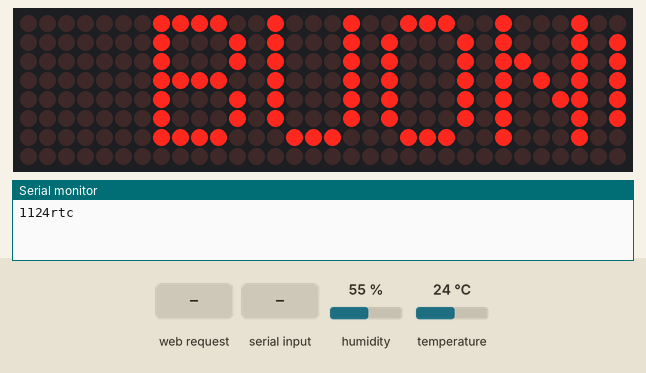
This sketch was run on a simulated ESP8266 (NodeMCU). On the bench: 32×8 LED matrix, the last lines printed to the serial monitor. Inputs (shaded band) come from the test bench; at power-on: temperature 24 °C, humidity 55 %. WiFi joins after 1.5 s; servers stay silent unless stated; network time is answered at once with the bench clock; the local clock reads 2024-03-15 10:24:30 at power-on unless the sketch sets it.

Above: at 2.9 s.
3.0 s: temperature set to 1 °C
At 12.39 s:
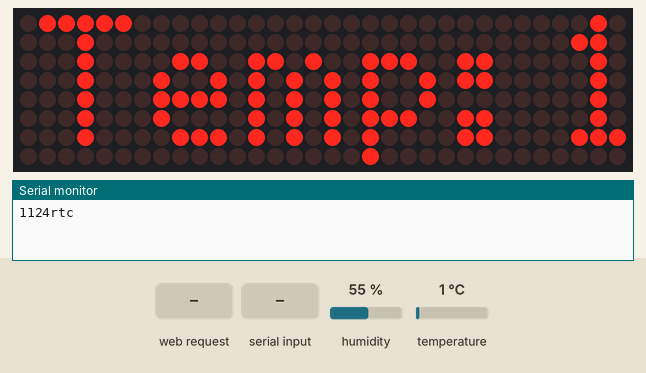
13.7 s: HTTP request GET /get received
At 15.4 s:
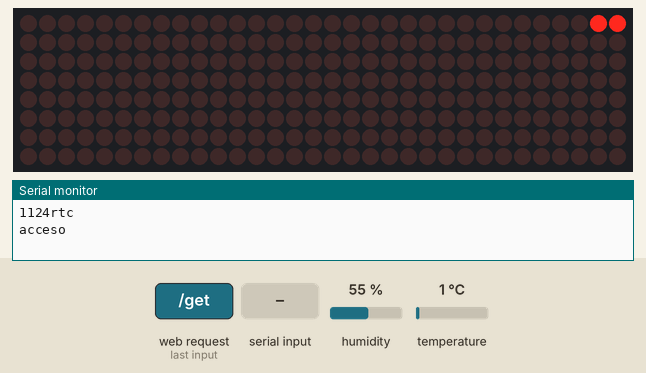
17.6 s: "X\n" received over Serial
At 19.91 s:
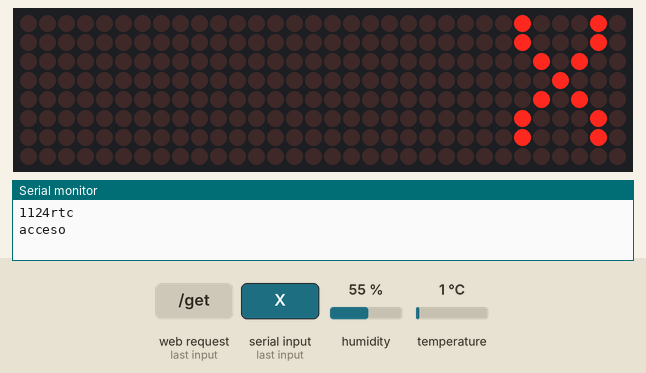
22.1 s: "P\n" received over Serial
At 23.21 s:
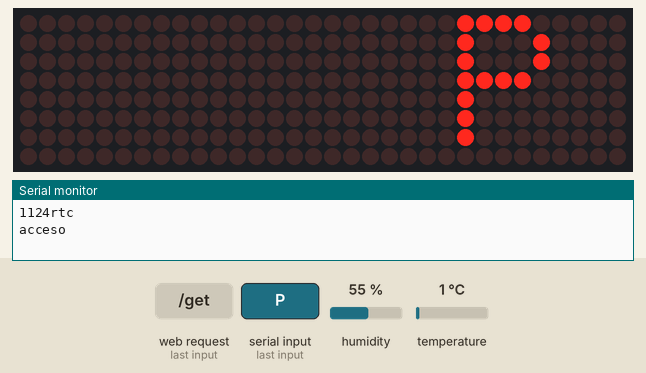
25.4 s: "M\n" received over Serial
At 26.22 s:
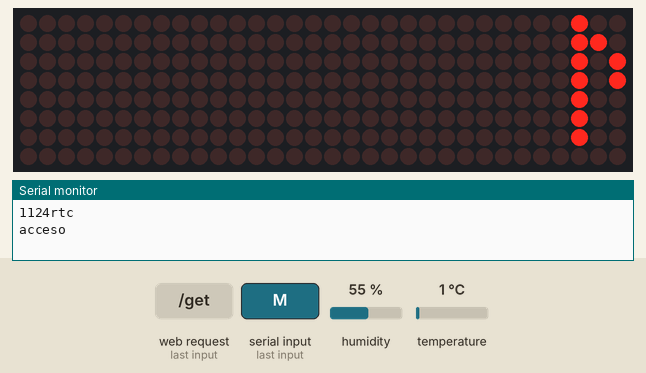
28.4 s: "1\n" received over Serial
At 29.52 s:
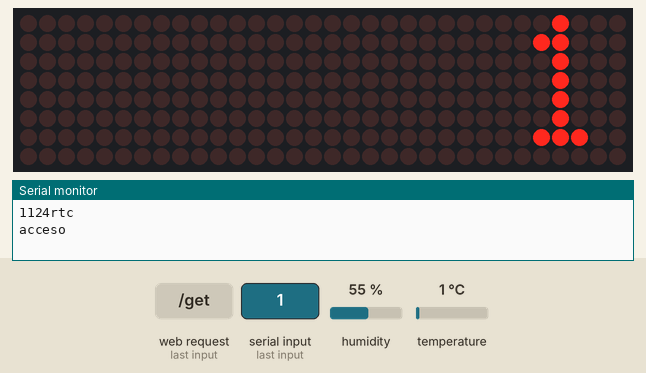

The sketch:

orologio.ino
```cpp
#include <Arduino.h>
#include <Hash.h>
#include <DHT.h>
#include <ESP8266WiFi.h>
#include <ESPAsyncTCP.h>
#include <ESPAsyncWebServer.h>
#include <MD_Parola.h>
#include <MD_MAX72xx.h>
#include <SPI.h>
#include <NTPClient.h>
#include <WiFiUdp.h>
#include <Wire.h>


String temp;
String temperatura;
String umidita;
String ora_serial,ora_mess;
bool rilevato=false;
bool mex=false;

#define DHTPIN 5

#define DHTTYPE DHT22
const long utcOffsetInSeconds = 3600;
DHT dht(DHTPIN, DHTTYPE);

//client time ntp
  WiFiUDP ntpUDP;
  NTPClient timeClient(ntpUDP, "it.pool.ntp.org" , utcOffsetInSeconds);


// current temperature & humidity, updated in loop()
float t = 0.0;
float h = 0.0;

unsigned long previousMillis = 0;    // will store last time DHT was updated


// Updates DHT readings every 10 seconds
const long interval = 10000;

#define DEBUG 0

#if DEBUG
#define PRINT(s, x) { Serial.print(F(s)); Serial.print(x); }
#define PRINTS(x) Serial.print(F(x))
#define PRINTX(x) Serial.println(x, HEX)
#else
#define PRINT(s, x)
#define PRINTS(x)
#define PRINTX(x)
#endif


#define HARDWARE_TYPE MD_MAX72XX::FC16_HW
#define MAX_DEVICES 4
#define CLK_PIN   14
#define DATA_PIN  13
#define CS_PIN    4

// HARDWARE SPI
MD_Parola P = MD_Parola(HARDWARE_TYPE, CS_PIN, MAX_DEVICES);
// SOFTWARE SPI
//MD_Parola P = MD_Parola(HARDWARE_TYPE, DATA_PIN, CLK_PIN, CS_PIN, MAX_DEVICES);


uint8_t scrollSpeed = 35;    // default frame delay value
textEffect_t scrollEffect =  PA_SCROLL_LEFT;
textPosition_t scrollAlign = PA_LEFT;
uint16_t scrollPause =0; // in milliseconds
//char daysOfTheWeek[7][12] = {"Sunday", "Monday", "Tuesday", "Wednesday", "Thursday", "Friday", "Saturday"};
// Global message buffers shared by Serial and Scrolling functions
#define  BUF_SIZE  75
char curMessage[BUF_SIZE] = { "" };
char newMessage[BUF_SIZE] = { "BUONGIORNO" };
bool newMessageAvailable = true;
const char* ssid     = "";
const char* password = "";
//WiFiServer server(80);
AsyncWebServer server(83);
// Variable to store the HTTP request
String header;
char ora[1];
char minuti[1];
String ore;
String minut;
const char* PARAM_INPUT_1 = "input1";

// Auxiliar variables to store the current output state
String inputMessage;
String inputParam;
String output5State = "off";
String output4State = "off";
unsigned long currentTimeS = millis();
// Previous time
unsigned long previousTimeS = 0;
// Define timeout time in milliseconds (example: 2000ms = 2s)
const long timeoutTime = 2000;
const char index_html[] PROGMEM = R"rawliteral(

<!DOCTYPE HTML><html><head>
  <title>Invia messaggio</title>
  <meta name="viewport" content="width=device-width, initial-scale=1">
  </head><body>
  <form action="/get">
    input1: <input type="text" name="input1">
    <input type="submit" value="Submit" >
  </form><br>

</body></html>)rawliteral";

void notFound(AsyncWebServerRequest *request) {
  request->send(404, "text/plain", "Not found");
}


void readSerial(void)
{
  static char *cp = newMessage;

  while (Serial.available())
  {
    *cp = (char)Serial.read();
    if ((*cp == '\n') || (cp - newMessage >= BUF_SIZE-2)) // end of message character or full buffer
    {
      *cp = '\0'; // end the string
      // restart the index for next filling spree and flag we have a message waiting
      cp = newMessage;
      newMessageAvailable = true;
    }
    else  // move char pointer to next position
      cp++;
  }


}

void setup()
{
  Serial.begin(115200);

  WiFi.begin(ssid, password);

  while (WiFi.status() != WL_CONNECTED) {
    delay(500);
    //Serial.print(".");
  }
  //Serial.println(WiFi.localIP());
 // server.begin();

  if (WiFi.status() == WL_CONNECTED){
          timeClient.begin();

          timeClient.update();
          ore=timeClient.getHours()+1;
          minut=timeClient.getMinutes();
                  if (ore.length()==1){
                      ora[0]='0';
                       ora[1]=ore[0];
                       //Serial.print(ora);
                  }else{ Serial.print(ore);  }

                   if (minut.length()==1){
                     minuti[0]='0';
                     minuti[1]=minut[0];
                      Serial.print(minuti);
                  }else{ Serial.print(minut);  }
  }

  Serial.println("rtc");
  //Serial.println(timeClient.getFormattedTime());
  delay(200);
  dht.begin();
  server.on("/", HTTP_GET, [](AsyncWebServerRequest *request){
    request->send_P(200, "text/html", index_html);
  });

  // Send a GET request to <ESP_IP>/get?input1=<inputMessage>
  server.on("/get", HTTP_GET, [] (AsyncWebServerRequest *request) {

    // GET input1 value on <ESP_IP>/get?input1=<inputMessage>
    if (request->hasParam(PARAM_INPUT_1)) {
      inputMessage = request->getParam(PARAM_INPUT_1)->value();
      inputParam = PARAM_INPUT_1;
    }

    else {
      inputMessage = "N";
      inputParam = "none";
    }
    if (inputMessage=="X"){
      mex=false;
    }else{
      mex=true;
    }
    //invio rtc comando per aggiungere o togliere un ora
    if ((inputMessage=="P")||(inputMessage=="M")){
      if (inputMessage=="P"){
      Serial.println("P");
      inputMessage="";
      mex=false;
      }
      if (inputMessage=="M"){
      Serial.println("M");
      inputMessage="";
      mex=false;
      }
    }else{
      Serial.println("acceso");
    }

    newMessageAvailable = true;
   // inputMessage.toCharArray(newMessage,75);

    request->send(200, "text/html", "Messaggio inviato ("
                                     + inputParam + ") with value: " + inputMessage +
                                     "<br><a href=\"/\">Invia ancora</a>");
  });
  server.onNotFound(notFound);
  server.begin();
  P.begin();
  P.displayText(curMessage, scrollAlign, scrollSpeed, scrollPause, scrollEffect, scrollEffect);
}

void loop()
{
temp="";
temperatura="";
umidita="";
// inizio controlli
if (mex==false) {
 unsigned long currentMillis = millis();
  if (currentMillis - previousMillis >= interval) {
    // save the last time you updated the DHT values
    previousMillis = currentMillis;
    // Read temperature as Celsius (the default)

    float newT = dht.readTemperature();
    // Read temperature as Fahrenheit (isFahrenheit = true)
    //float newT = dht.readTemperature(true);
    // if temperature read failed, don't change t value
    if (isnan(newT)) {
     // Serial.println("Failed to read from DHT sensor!");
    }
    else {
      t = newT;

    }
    // Read Humidity
    float newH = dht.readHumidity();
    // if humidity read failed, don't change h value
    if (isnan(newH)) {
    //  Serial.println("Failed to read from DHT sensor!");
    }
    else {
      h = newH;
    //  Serial.println(h);
    }
    temp=String(t)+String(h);
    temperatura.concat(temp.charAt(0));
    temperatura.concat(temp.charAt(1));
    umidita.concat(temp.charAt(5));
    umidita.concat(temp.charAt(6));
    temp="Temp: "+temperatura+"     Umid: "+umidita;
    //Serial.println(temp);
    //P.println(temp);
    temp.toCharArray(newMessage,75);
    newMessageAvailable = true;

  }

}
    if (P.displayAnimate())
    {
    if (mex==true){
     ora_mess="";
     ora_mess=String(newMessage)+" "+inputMessage;
     ora_mess.toCharArray(newMessage,75);
    }
    if (newMessageAvailable)

    {
      strcpy(curMessage, newMessage);
      newMessageAvailable = false;
    }
    P.displayReset();
    }
    //leggo la seriale

    readSerial();


}
```

Measured:
- after the input at 3.0 s, the display: first differs from a run without the input after 9.2 s (image 1)
- after the input at 13.7 s, the display: first differs from a run without the input after 1.6 s (image 2)
- after the input at 17.6 s, the display: first differs from a run without the input after 2.2 s (image 3)
- after the input at 22.1 s, the display: first differs from a run without the input after 0.97 s (image 4)
- after the input at 25.4 s, the display: first differs from a run without the input after 0.67 s (image 5)
- after the input at 28.4 s, the display: first differs from a run without the input after 0.98 s (image 6)
